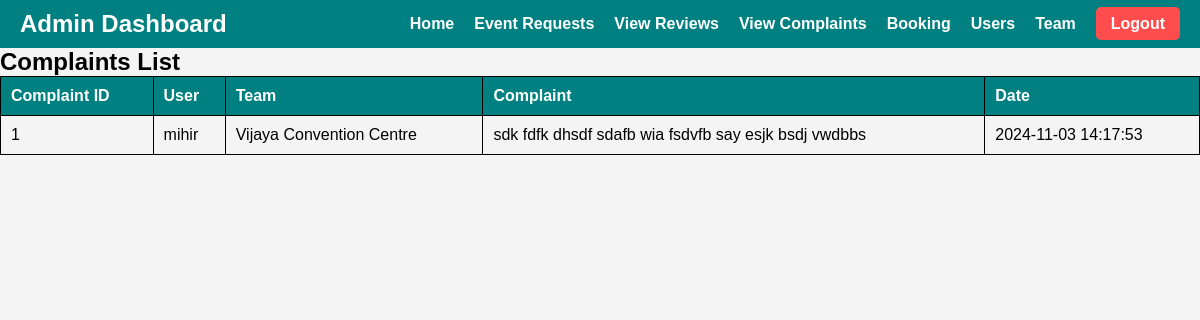
The page /Admin/view_complaints.php (signed in) on the database its author committed.
### tables this page shows
CREATE TABLE `complaints` (
  `complaint_id` int(11) NOT NULL,
  `user_id` int(11) NOT NULL,
  `team_id` int(11) NOT NULL,
  `complaint_text` text NOT NULL,
  `created_at` timestamp NOT NULL DEFAULT current_timestamp()
);

CREATE TABLE `users` (
  `user_id` int(11) NOT NULL,
  `username` varchar(50) NOT NULL,
  `email` varchar(100) NOT NULL,
  `password` varchar(255) NOT NULL,
  `phone` varchar(15) DEFAULT NULL,
  `created_at` timestamp NOT NULL DEFAULT current_timestamp()
);

CREATE TABLE `eventteams` (
  `team_id` int(11) NOT NULL,
  `team_name` varchar(100) NOT NULL,
  `category` enum('Catering','Decoration','Venue') NOT NULL,
  `description` text DEFAULT NULL,
  `contact_info` varchar(255) DEFAULT NULL,
  `availability_status` tinyint(1) DEFAULT 1,
  `rating` float DEFAULT 5,
  `status` enum('Pending','Approved','Rejected') DEFAULT 'Pending',
  `created_at` timestamp NOT NULL DEFAULT current_timestamp(),
  `profile_pic` varchar(255) DEFAULT NULL,
  `email` varchar(100) DEFAULT NULL,
  `password` varchar(255) DEFAULT NULL,
  `review_count` int(11) DEFAULT 0,
  `min_price` decimal(10,2) DEFAULT NULL,
  `max_price` decimal(10,2) DEFAULT NULL
);

### Admin/view_complaints.php (the view, shortened to what this page needs)
<?php
include '../includes/db_connect.php';
include 'header.php';
$sql = "
    SELECT c.complaint_id, u.username AS user_name, et.team_name, c.complaint_text, c.created_at
    FROM complaints c
    JOIN users u ON c.user_id = u.user_id
    JOIN eventteams et ON c.team_id = et.team_id
    ORDER BY c.created_at DESC
";
$result = $conn->query($sql);
?>
<!DOCTYPE html>
<html lang="en">
<head>
</head>
<body>
<h2>Complaints List</h2>
<?php
if ($result->num_rows > 0) {
    echo "<table>";
    echo "<tr><th>Complaint ID</th><th>User</th><th>Team</th><th>Complaint</th><th>Date</th></tr>";
    while ($row = $result->fetch_assoc()) {
        echo "<tr>";
        echo "<td>" . $row['complaint_id'] . "</td>";
        echo "<td>" . $row['user_name'] . "</td>";
        echo "<td>" . $row['team_name'] . "</td>";
        echo "<td>" . htmlspecialchars($row['complaint_text']) . "</td>";
        echo "<td>" . $row['created_at'] . "</td>";
        echo "</tr>";
    }
    echo "</table>";
} else {
    echo "<p>No complaints found.</p>";
}
?>
</body>
</html>

### Admin/header.php (style rules this page uses)
* { margin: 0; padding: 0; box-sizing: border-box; font-family: Arial, sans-serif; }
body { background-color: #f4f4f4; }

### Admin/view_complaints.php (style rules this page uses)
table { width: 100%; border-collapse: collapse; }
table, th, td { border: 1px solid black; }
th, td { padding: 10px; text-align: left; }
th { background-color: teal; color: white; }

### rows shown on the page
complaints: complaint_id "1", user.username "mihir", team.team_name "Vijaya Convention Centre", complaint_text "sdk fdfk dhsdf sdafb wia fsdvfb say esjk bsdj vwdbbs", created_at "2024-11-03 14:17:53"
